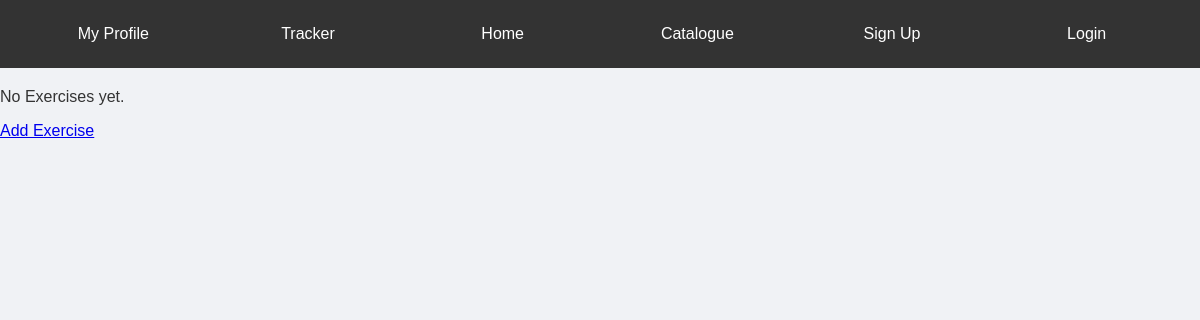
Before: /fitnessTracker/workout/beginners/ with the older database file.
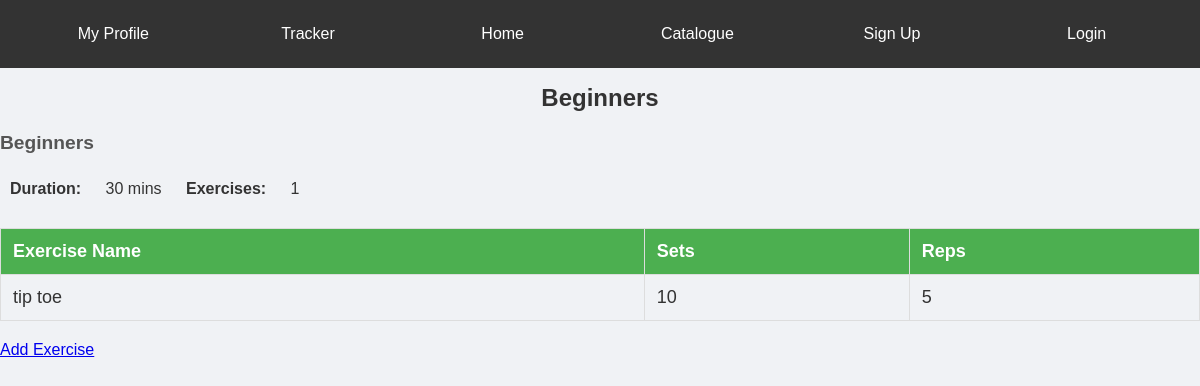
After: the same page with the newer database file.
### fitnessTracker/models.py (models this page shows, shortened)
class Workout(models.Model):
    CARDIO = "Cardio"
    STRENGTH = "Strength"
    FLEXIBILITY = "Flexibility"
    BALANCE = "Balance"
    EXERCISE_CHOICES = [
        (CARDIO, "Cardio"),
        (STRENGTH, "Strength"),
        (FLEXIBILITY, "Flexibility"),
        (BALANCE, "Balance"),
    ]
    name = models.CharField(max_length=128)
    exercise_type = models.CharField(max_length=20, choices=EXERCISE_CHOICES, default=CARDIO)
    duration = models.IntegerField(default=0)
    slug = models.SlugField(unique=True)
    class Meta:
        verbose_name_plural = 'Workouts'

class Exercise(models.Model):
    name = models.CharField(max_length=128)
    sets = models.IntegerField(default=10)
    reps = models.IntegerField(default=10)
    workout = models.ManyToManyField(Workout)
    class Meta:
        verbose_name_plural = 'Exercises'

### fitnessTracker/views.py (the view)
# urls.py: path('workout/<slug:workout_name_slug>/', views.show_workout, name='show_workout'),
def show_workout(request, workout_name_slug):
    context_dict = {}
    try:
        workout = Workout.objects.get(slug=workout_name_slug)
        exercises = Exercise.objects.filter(workout=workout)
        context_dict['workout'] = workout
        context_dict['exercises']= exercises
        total= 0
        for exercise in exercises:
            total += 1
        context_dict['total'] = total
    except Workout.DoesNotExist:
        context_dict['workout'] = None
        context_dict['exercises'] = None
        context_dict['total'] = None
    return render(request, 'fitnessTracker/workout.html', context=context_dict)

### templates/fitnessTracker/workout.html (shortened to what this page needs)
<!DOCTYPE html>
    <html>
        {% extends 'fitnessTracker/base.html' %}
        {% load staticfiles %}
        {% block body_block %}
            <h1>{{workout.name}}</h1>
            <h2>{{workout.name}}</h2>
            {% if exercises %}
                <h4 class="workout-info">Duration:</h4>
                <p class="workout-info">{{workout.duration}} mins</p>
                <h4 class="workout-info">Exercises:</h4>
                <p class="workout-info">{{total}} </p>
                <table border="1">
                    <thead>
                        <tr>
                            <th>Exercise Name</th>
                            <th>Sets</th>
                            <th>Reps</th>
                        </tr>
                    </thead>
                    <tbody>
                        {% for exercise in exercises %}
                        <tr>
                            <td>{{ exercise.name }}</td>
                            <td>{{ exercise.sets }}</td>
                            <td>{{ exercise.reps }}</td>
                        </tr>
                        {% endfor %}
                    </tbody>
                </table>
            {% else %}
                <p>No Exercises yet.</p>
            {% endif %}
            <a href="{% url 'fitnessTracker:add_exercise' workout_name_slug=workout.slug %}">Add Exercise</a>
            <br />
        {% endblock %}

Changed rows visible on the page:
added Workout: name "Beginners", duration "30"
added Exercise: name "tip toe", sets "10", reps "5"
Other visible differences:
{{ total }}: (not shown) → "1"
text no longer shown: "No Exercises yet."
text now shown: "Duration: mins Exercises: Exercise Name Sets Reps"
